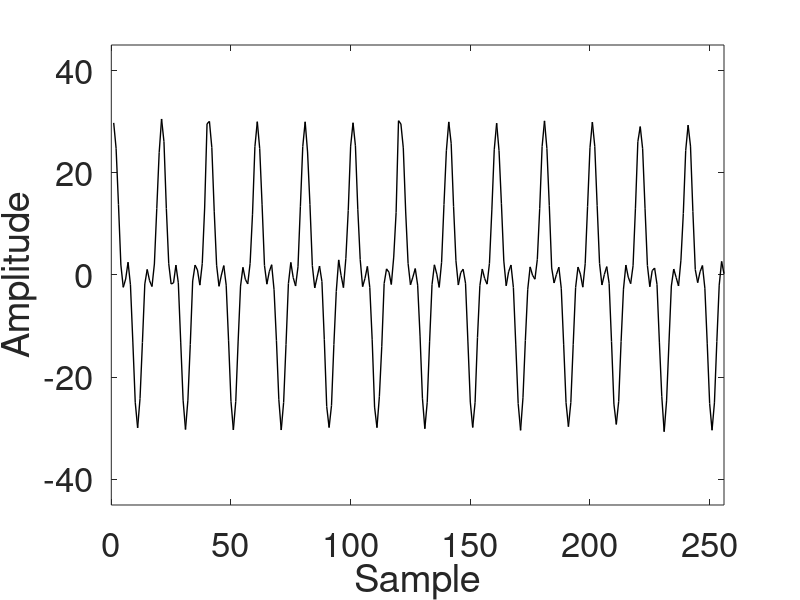
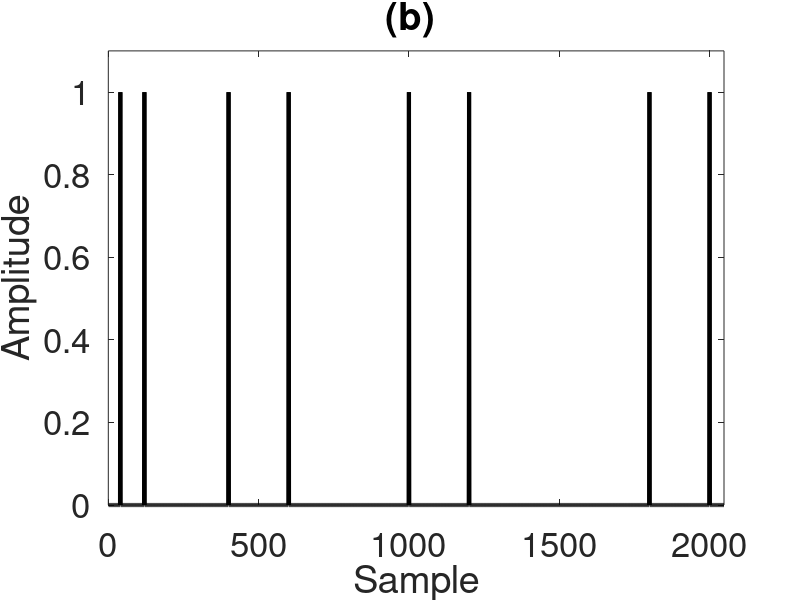

Write MATLAB code to recreate these figures, in order. (Note: this script raises an error after producing the figures.)

close all;
clear all;
addpath('E:\tfsa_5-5\windows\win64_bin');
n=2047;
 x=cos(2*pi*0.05*(0:255)+2*pi*0.000001*(0:255).^3)+5*cos(2*pi*0.4*(0:255)-2*pi*0.0000001*(0:255).^3);%%+sin(2*pi*0.25*(0:255));%+2*pi*0.001*(0:127).^2)+sin(2*pi*0.4*(0:127));

 %x=50*cos(2*pi*0.05*(0:255)+0*2*pi*0.0000007*(0:255).^3)+100*cos(2*pi*0.4*(0:255)-2*pi*0.0000007*(0:255).^3);%+14*cos(2*pi*0.2*(0:255));
%  x=2*cos(2*pi*0.05*(0:255)+2*pi*0.000001*(0:255).^2);%+2*cos(2*pi*0.4*(0:255));
  x=20*cos(2*pi*0.05*(0:n))+10*cos(2*pi*0.15*(0:n));%+10*cos(2*pi*0.2*(0:255));

 x_s=zeros(1,2048);
 %x_s(40:80:end)=4;
 x_s(40)=1;
 x_s(41)=0;
 x_s(42)=0.0;
 x_s(39)=0;
 x_s(38)=0.0;
 
 
 x_s(120-2:120+2)=x_s(40-2:40+2);
 x_s(400-2:400+2)=x_s(40-2:40+2);
  x_s(600-2:600+2)=x_s(40-2:40+2);
   x_s(1000-2:1000+2)=x_s(40-2:40+2);
    x_s(1200-2:1200+2)=x_s(40-2:40+2);
     x_s(1800-2:1800+2)=x_s(40-2:40+2);
      x_s(2000-2:2000+2)=x_s(40-2:40+2);
 x=x+5*x_s;
 x=awgn(x,30,'measured');
 
 xx=x.';
%x=awgn(x,30,'measured');
  load dataFig4;
  actualpeaks=[40 120 400 600 1000 1200 1800 2000 ];
  fs=1;
 figure;plot(real(x(1:256)),'k-','LineWidth',1);set(gca, 'FontSize',25);
 xlabel('Sample');
 ylabel('Amplitude');
 %title('(a) ');
  axis([0 256 -45 45]);
%  figure;plot(real(x_s),'k-','LineWidth',3);set(gca, 'FontSize',25);
%  xlabel('Sample');
%  ylabel('Amplitude');
%  title('(b) ');
%   axis([0 2048 0 1.1]);

  figure;plot(real(x_s),'k-','LineWidth',3);set(gca, 'FontSize',25);
 xlabel('Sample');
 ylabel('Amplitude');
 title('(b) ');
  axis([0 2048 0 1.1]);

  for seg=1:4
      x=xx((seg-1)*512+1:seg*512);
%  load('shotwithgr');
% ss=e(:,15);
% x=ss(1:4:end);
%  
% x1=denoise(x, 32);
 [adtfd1,orient]=HTFD_new2_spike(x,3,5,100);
 orient=(orient-1)*45;
  %orient=orient*30;
%figure; tfsapl(x,adtfd1(:,1:256),'grayscale','on','sampleFreq','1','Title','(f)', 'TFfontSize' , 30);

  
  
 
 
 Mask=zeros(size(orient));
 
 Mask( and(orient<110,orient>70))=1;
  %Mask( orient==0)=1;

 Mask(:,1:25)=0;
 Mask(:,end-25:end)=0;
 
 adtfd=Mask.*adtfd1;
 for jj=1:length(adtfd1)
 adtfd(jj,:)=adtfd(jj,:)./max(adtfd(jj,:)+0.001);
 end
 
 %tfsapl(x,adtfd)
     %Is=quadtfd(x,length(x)-1,1,'specx',15,'hamm',256);
%figure; tfsapl(x,adtfd)
II=imresize(adtfd,[length(x)/2 length(x)]);
II=adtfd;
%I2=II;
%II(I2<0.2*max(max(II)))
II=II/max(II(:));
II(II>0.02)=1;
II(II<0.02)=0;

MASK=zeros(length(x),length(x));
%MASK(1:end/2,:)=II;
MASK=II;
%T=1;
% mm(mm<T)=0;
% mm(mm>=T)=1;
se = strel('line',5,90);

MASK=imerode(MASK,se);
se = strel('line',5,90);

MASK=imdilate(MASK,se);

mm=sum(MASK);

mm=sum(MASK.*adtfd);

mm=mm/max(mm);

%MASK=imdilate(MASK,se);

%y=ltv_filter((x),MASK);

y = tffilter(MASK,hilbert(x),1:length(x));
y=y.*mm.';
y=mm; 
% 
% y= zeros(size(kest1, 1),1); y(kest1)= p1(:);

%  figure;plot(real(x),'k-','LineWidth',3);set(gca, 'FontSize',25);
%  xlabel('Sample');
%  ylabel('Amplitude');
%  title('(a) ');
% %  axis([0 300 0 1]);
% %  figure;plot(real(x_s),'k-','LineWidth',3);set(gca, 'FontSize',25);
% %  xlabel('Sample');
% %  ylabel('Amplitude');
% %  title('(b) ');
% %   axis([0 2048 0 1.1]);
%%%%%%%%%%%%%%ADTFD%%%%%%%%%%%%
%  figure;plot(real(y),':k','LineWidth',3);set(gca, 'FontSize',25);
%  xlabel('Sample');
%  ylabel('Amplitude');
%  title('Output of ADTFD before thresholding ');
[p1, kest1]=findpeaks(y,'MINPEAKHEIGHT',0.4,'MINPEAKDISTANCE',20) ; 
y= zeros(size(kest1, 1),1); y(kest1)= p1(:);
yy((seg-1)*512+1:seg*512)=[y zeros(1,512-length(y))];
%  hold on;plot(real(y)+(seg-1)*512,':k','LineWidth',3);set(gca, 'FontSize',25);

%  cc=round(actualpeaks*fs);
%     
%      cc=cc(cc<length(x)-10);
    
%     hold on;plot(cc,1.1,'*r','MarkerSize',25,'LineWidth',2)
%        
%     hold off;
%  xlabel('Sample');
%  ylabel('Amplitude');
%  title('(c) ');
  %axis([0 300 0 1.1]);
  end
 figure;plot(real(yy),':k','LineWidth',3);set(gca, 'FontSize',25);

 cc=round(actualpeaks*fs);
    
     cc=cc(cc<length(xx)-10);
  hold on;plot(cc,2,'*r','MarkerSize',25,'LineWidth',2)
  xlabel('Sample');
 ylabel('Amplitude');
 title('(c) ');

  hold off;
   
  %%%%%%%%%%%%%%SNEO%%%%%%%
  clear yy;
yy=xx(2:end-1).^2-xx(3:end).*xx(1:end-2);
yy=filter(gausswin(20,1),1,yy);
yy=yy/max(abs(yy));
% yy=filter(ones(1,5),1,yy);
 yy=[0; yy];
%    figure;plot(yy,'k:','LineWidth',3);set(gca, 'FontSize',25);
%    xlabel('Sample');
%    ylabel('Amplitude');
%  title('Output of SNEO before thresholding ');
[p2, kest2]=findpeaks(yy,'MINPEAKHEIGHT',0.4,'MINPEAKDISTANCE',20) ; 
yy= zeros(size(kest2, 1),1); yy(kest2)= p2(:);
 figure;plot(real(yy),':k','LineWidth',3);set(gca, 'FontSize',25);
 
 hold on;plot(cc,2,'*r','MarkerSize',25,'LineWidth',2);
 %axis([0 300 0 1.1]);
    hold off;

 xlabel('Sample');
 ylabel('Amplitude');
 title('(d) ');
 %%%%%%%%%%%%%%%cob%%%%%%%%%%%
   [ft peaktrain]=spbycob1(xx, 64);
   peaktrain=peaktrain/max(abs(peaktrain));
   ft=ft/max(abs(ft));
%    figure; plot(ft,'k:','LineWidth',3);set(gca, 'FontSize',25);
%    xlabel('Sample');
%    ylabel('Amplitude'); 
%    title('Output of COB before thresholding ');
   [p2, kest2]=findpeaks(peaktrain,'MINPEAKHEIGHT',0.4,'MINPEAKDISTANCE',20); 
yy= zeros(size(kest2, 1),1); yy(kest2)= p2(:);
   figure; plot(yy,'k:','LineWidth',3);set(gca, 'FontSize',25);
 
    hold on;plot(cc,2,'*r','MarkerSize',25,'LineWidth',2);
   % axis([0 300 0 1.1]);
    hold off;
xlabel('Sample');
   ylabel('Amplitude');
 title('(e) ');
%  save Fig2Data x x_s;